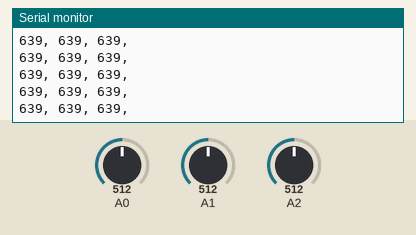
This sketch was run on a simulated Arduino Uno, built with avr-gcc and run on an emulated ATmega328P. Parts: the last lines printed to the serial monitor. The inputs (shaded band) are chosen by the test bench; at power-on: A0 = 512, A1 = 512, A2 = 512.

Above: at 1.2 s.
1.3 s: A0 set to 716
At 1.42 s:
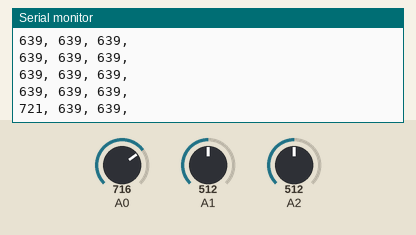
2.8 s: A1 set to 716
At 2.83 s:
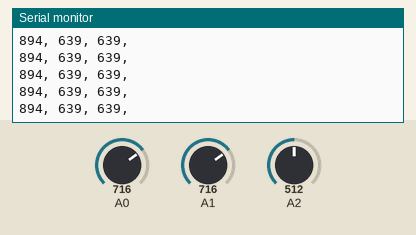
4.3 s: A2 set to 716
At 4.35 s:
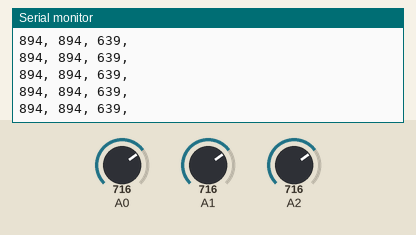
5.8 s: A0 set to 900
At 5.88 s:
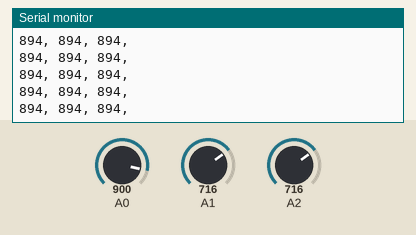
7.3 s: A1 set to 900
At 7.4 s:
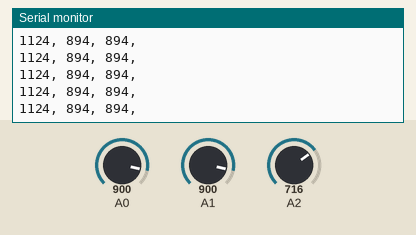
8.8 s: A2 set to 900
At 8.81 s:
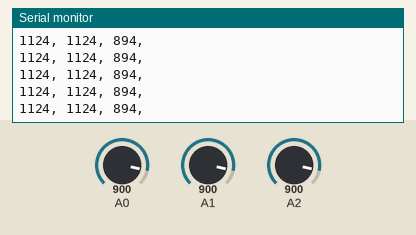
Timing chart, 0 to 11.3 s (numbered marks = the images above; inputs shaded):
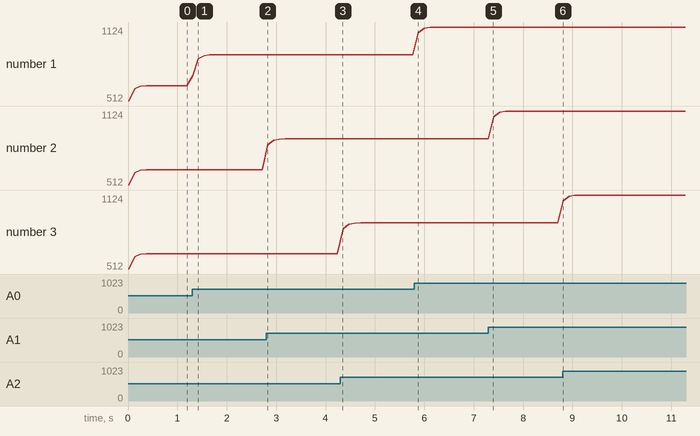

The sketch:

2D_MazeRunner.ino
```cpp
/*
 Name:		_2D_MazeRunner.ino
 Created:	1/31/2019 6:11:36 PM
 Author:	kokob
*/

#pragma region Definitions

#define S1 8
#define S2 9
#define S3 10
#define S4 11
#define S5 12
#define S6 13
#define S7 14
#define S8 15
#define SENSORS_COUNT 3
#define AVERAGE_FILTER_COUNT 5
#define SERIAL_SPEED 115200
#pragma endregion

#pragma region Constants

const uint8_t AnalogPins_g[SENSORS_COUNT] = { S1, S2, S3 };

#pragma endregion

#pragma region Variables

uint16_t SensorValues_g[SENSORS_COUNT][AVERAGE_FILTER_COUNT];

uint16_t AvgSensorValues_g[SENSORS_COUNT];

uint16_t CalibrationSensorValues_g[SENSORS_COUNT][20];

#pragma endregion

#pragma region Prototypes Functions

void clear_avg_values();

void fill_senzor_data();

void proces_sensor_data();

void display_average_data();

void fill_calibration_data(int rowIndex);

uint16_t min_calibration_sensor_value(int sensorIndex);

uint16_t max_calibration_sensor_value(int sensorIndex);

#pragma endregion

void setup()
{
	Serial.begin(SERIAL_SPEED);
}

void loop()
{
	fill_senzor_data();
	proces_sensor_data();
	display_average_data();
	delay(100);
}

#pragma region Functions

void clear_avg_values()
{
	for (int SensorIndex = 0; SensorIndex < SENSORS_COUNT; SensorIndex++)
	{
		AvgSensorValues_g[SensorIndex] = 0 ;
	}
}

void fill_senzor_data()
{
	for (int RowIndex = 0; RowIndex < AVERAGE_FILTER_COUNT; RowIndex++)
	{
		for (int SensorIndex = 0; SensorIndex < SENSORS_COUNT; SensorIndex++)
		{
			SensorValues_g[SensorIndex][RowIndex] = analogRead(AnalogPins_g[SensorIndex]);
			delay(1);
		}
	}
}

void proces_sensor_data()
{
	for (int SensorIndex = 0; SensorIndex < SENSORS_COUNT; SensorIndex++)
	{
		for (int RowIndex = 0; RowIndex < AVERAGE_FILTER_COUNT; RowIndex++)
		{
			AvgSensorValues_g[SensorIndex] += SensorValues_g[SensorIndex][RowIndex];
		}
		AvgSensorValues_g[SensorIndex] /= AVERAGE_FILTER_COUNT;
	}
}

void display_average_data()
{
	for (int SensorIndex = 0; SensorIndex < SENSORS_COUNT; SensorIndex++)
	{
		Serial.print(AvgSensorValues_g[SensorIndex]);
		Serial.print(", ");
	}
	Serial.println();
}

void fill_calibration_data(int rowIndex)
{
	for (int SensorIndex = 0; SensorIndex < SENSORS_COUNT; SensorIndex++)
	{
		CalibrationSensorValues_g[SensorIndex][rowIndex] = AvgSensorValues_g[SensorIndex];
	}
}

uint16_t min_calibration_sensor_value(int sensorIndex)
{
	int min = 1023;
	for (int RowIndex = 0; RowIndex < SENSORS_COUNT; RowIndex++)
	{
		if (CalibrationSensorValues_g[sensorIndex][RowIndex] < min)
		{
			min = CalibrationSensorValues_g[sensorIndex][RowIndex];
		}
	}
	return min;
}

uint16_t max_calibration_sensor_value(int sensorIndex)
{
	int max = 0;
	for (int RowIndex = 0; RowIndex < SENSORS_COUNT; RowIndex++)
	{
		if (CalibrationSensorValues_g[sensorIndex][RowIndex] > max)
		{
			max = CalibrationSensorValues_g[sensorIndex][RowIndex];
		}
	}
	return max;
}

#pragma endregion
```

Measured:
- after the input at 1.3 s, the serial monitor: prints a new line at once (image 1)
- plotted number 1: 639 → 894 after the input at 1.3 s, 894 → 1124 after the input at 5.8 s
